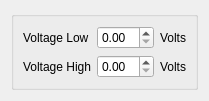
                       <widget class="QWidget" name="tab_2">
                        <attribute name="title">
                         <string>FuncGen Control</string>
                        </attribute>
                        <layout class="QGridLayout" name="gridLayout_15">
                         <item row="0" column="0">
                          <widget class="QGroupBox" name="groupBox_5">
                           <property name="title">
                            <string/>
                           </property>
                           <layout class="QGridLayout" name="gridLayout_16">
                            <item row="1" column="0">
                             <widget class="QLabel" name="label_8">
                              <property name="text">
                               <string>Voltage High</string>
                              </property>
                             </widget>
                            </item>
                            <item row="0" column="1">
                             <widget class="QDoubleSpinBox" name="doubleSpinBox_9"/>
                            </item>
                            <item row="0" column="0">
                             <widget class="QLabel" name="label_7">
                              <property name="text">
                               <string>Voltage Low</string>
                              </property>
                             </widget>
                            </item>
                            <item row="1" column="1">
                             <widget class="QDoubleSpinBox" name="doubleSpinBox_10"/>
                            </item>
                            <item row="0" column="2">
                             <widget class="QLabel" name="label_9">
                              <property name="text">
                               <string>Volts</string>
                              </property>
                             </widget>
                            </item>
                            <item row="1" column="2">
                             <widget class="QLabel" name="label_10">
                              <property name="text">
                               <string>Volts</string>
                              </property>
                             </widget>
                            </item>
                           </layout>
                          </widget>
                         </item>
                        </layout>
                       </widget>
